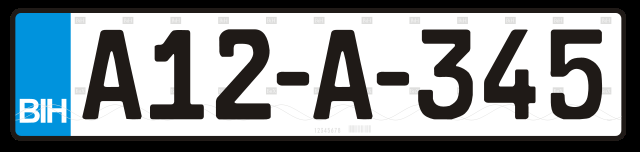
#> input picture plates/bih.png, 640 x 152 px
$ python recognize.py
#> lines starting #> are read from the running program, lines starting #| are printed output that depends on the picture; after the words box and inside, x2 and y2 are one past the last pixel; in counts of white or black regions, pixels touching at a corner belong together
import cv2
import imutils
import numpy as np
import datetime

start = datetime.datetime.now()

# ============================================================================

def reduce_colors(img, n):
    Z = img.reshape((-1,3))

    # convert to np.float32
    Z = np.float32(Z)

    # define criteria, number of clusters(K) and apply kmeans()
    criteria = (cv2.TERM_CRITERIA_EPS + cv2.TERM_CRITERIA_MAX_ITER, 10, 1.0)
    K = n
    ret,label,center=cv2.kmeans(Z,K,None,criteria,10,cv2.KMEANS_RANDOM_CENTERS)

    # Now convert back into uint8, and make original image
    center = np.uint8(center)
    res = center[label.flatten()]
    res2 = res.reshape((img.shape))
    print("reduce_colors")

    return res2

# ============================================================================

def clean_image(img):
    gray_img = cv2.cvtColor(img, cv2.COLOR_BGR2GRAY)

    resized_img = gray_img
    #resized_img = cv2.resize(gray_img,None, fx=2.0, fy=2.0, interpolation=cv2.INTER_LINEAR)
    #resized_img = cv2.resize(gray_img,(500,100), interpolation=cv2.INTER_LINEAR)

    resized_img = cv2.GaussianBlur(resized_img,(5,5),0)
    cv2.imwrite('temp/1-licence_plate_large.png', resized_img)

    clahe = cv2.createCLAHE(clipLimit=2.0, tileGridSize=(3,3))
    licence_plate_clahe = clahe.apply(resized_img)
    cv2.imwrite('temp/2-licence_plate_clahe.png', licence_plate_clahe)

    equalized_img = cv2.equalizeHist(licence_plate_clahe)
    cv2.imwrite('temp/3-licence_plate_equ.png', equalized_img)

    reduced = cv2.cvtColor(reduce_colors(cv2.cvtColor(equalized_img, cv2.COLOR_GRAY2BGR), 8), cv2.COLOR_BGR2GRAY)
    cv2.imwrite('temp/4-licence_plate_red.png', reduced)

    ret, mask = cv2.threshold(reduced, 64, 255, cv2.THRESH_BINARY)
    cv2.imwrite('temp/5-licence_plate_mask.png', mask)

    kernel = cv2.getStructuringElement(cv2.MORPH_RECT, (2, 2))
    mask = cv2.erode(mask, kernel, iterations = 1)
    mask = cv2.dilate(mask,kernel,iterations = 1)
    cv2.imwrite('temp/6-licence_plate_mask2.png', mask)
    print("clean_image")

    return mask

# ============================================================================

def extract_characters(img):
    bw_image = cv2.bitwise_not(img)
    #contours = cv2.findContours(bw_image, cv2.RETR_TREE, cv2.CHAIN_APPROX_NONE)[1]
    contours = cv2.findContours(bw_image.copy(),cv2.RETR_LIST, cv2.CHAIN_APPROX_SIMPLE)
    contours = imutils.grab_contours(contours)
    contours = sorted(contours, key = cv2.contourArea, reverse = True)

    char_mask = np.zeros_like(img)
    #cv2.imshow("bw_image",bw_image)

    bounding_boxes = []
    for contour in contours:
        x,y,w,h = cv2.boundingRect(contour)
        ar = float (w) / float(h)
        area = w * h
        center = (x + w/2, y + h/2)

        if h>50 and w<100:
        #if ar<1:
        #if (area > 5000) and (area < 50000):
            #x,y,w,h = x-1, y+1, w+2, h+2
            bounding_boxes.append((center, (x,y,w,h)))
            cv2.rectangle(char_mask,(x,y),(x+w,y+h),255,-1)


    cv2.imwrite('temp/7-licence_plate_mask3.png', char_mask)

    clean = cv2.bitwise_not(cv2.bitwise_and(char_mask, char_mask, mask = bw_image))

    bounding_boxes = sorted(bounding_boxes, key=lambda item: item[0][0])
    charNo=0
    characters = []
    whiteh=80
    whitew=50
    for center, bbox in bounding_boxes:
        x,y,w,h = bbox
        if h>80:
            h=80
        if w>50:
            w=50
        yoff = round((whiteh-h)/2)
        xoff = round((whitew-w)/2)
        char_image = clean[y:y+h,x:x+w]
        cv2.imshow("clean",clean)
        #cv2.imshow("char_image",char_image)
        white = np.zeros((whiteh,whitew), dtype=np.uint8)
        white = 255*np.ones_like(white)
        #cv2.imshow("white",white)
        #white = char_image[y:y+h,x:x+w]
        #white[0:h, 0:w] = char_image
        white[yoff:yoff+h, xoff:xoff+w] = char_image
        cv2.rectangle(white, pt1=(0,0), pt2=(whitew,whiteh), color=(255,255,255), thickness=5)
        #cv2.imshow("white",white)
        char_image = cv2.resize(char_image,(50,80),interpolation=cv2.INTER_LINEAR)
        #cv2.imshow("char_image"'+str(charNo)+',char_image)
        cv2.imwrite(("plate-contours/"+str(charNo)+".jpg"),white)
        characters.append((bbox, white))
        charNo += 1

    print("extract_characters")

    return clean, characters


def highlight_characters(img, chars):
    output_img = cv2.cvtColor(img, cv2.COLOR_GRAY2BGR)
    for bbox, char_img in chars:
        x,y,w,h = bbox
        #cv2.rectangle(output_img,(x,y),(x+w,y+h),255,1)

    print("highlight_characters")

    return output_img

# ============================================================================

print("start")
img = cv2.imread("plates/bih.png")
#> img is the input picture: shape (152, 640, 3); mean B, G, R 147.8, 144.1, 136.3
img = cv2.resize(img,(520,110), interpolation=cv2.INTER_LINEAR)
#> img: shape (110, 520, 3)
cv2.imshow("img",img)

img = clean_image(img)
#> in clean_image, `resized_img = cv2.GaussianBlur(resized_img,(5,5),0)`:
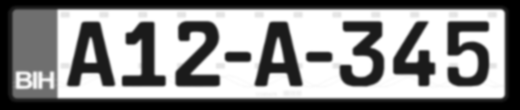
#> resized_img: shape (110, 520); min 0, max 255, mean 142.2
#> in clean_image, `equalized_img = cv2.equalizeHist(licence_plate_clahe)`:
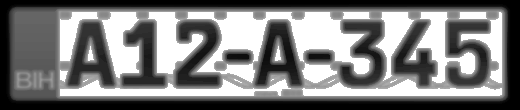
#> equalized_img: shape (110, 520); min 0, max 255, mean 125.1
#> in reduce_colors, `ret,label,center=cv2.kmeans(Z,K,None,criteria,10,cv2.KMEANS_RANDOM_CEN..`: ret = 11889191.6; center = [[117.2, 117.2, 117.2], [255, 255, 255], [154, 154, 154], [81.99, 81.99, 81.99], [5.36, 5.36, 5.36], [46.23, 46.23, 46.23], [255, 255, 255], [255, 255, 255]]
#> in reduce_colors, `center = np.uint8(center)`: center = [[117, 117, 117], [255, 255, 255], [154, 154, 154], [81, 81, 81], [5, 5, 5], [46, 46, 46], [255, 255, 255], [255, 255, 255]]
#> in clean_image, `ret, mask = cv2.threshold(reduced, 64, 255, cv2.THRESH_BINARY)`:
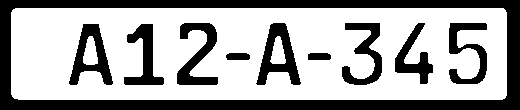
#> mask: shape (110, 520); 65.9% white; 10 black regions, largest, box (x1, y1, x2, y2) and area: (0, 0, 520, 110) 11605, (256, 23, 301, 85) 1247, (69, 24, 113, 85) 1185
#> in clean_image, `mask = cv2.erode(mask, kernel, iterations = 1)`: mask: shape (110, 520); 62.8% white; 10 black regions, largest, box (x1, y1, x2, y2) and area: (0, 0, 520, 110) 12192, (256, 23, 302, 86) 1411, (69, 24, 114, 86) 1348
#> in clean_image, `mask = cv2.dilate(mask,kernel,iterations = 1)`:
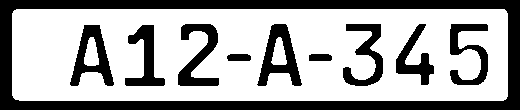
#> mask: shape (110, 520); 65.9% white; 10 black regions, largest, box (x1, y1, x2, y2) and area: (0, 0, 520, 110) 11605, (257, 24, 302, 86) 1247, (70, 25, 114, 86) 1185
clean_img, chars = extract_characters(img)
#> in extract_characters, `bw_image = cv2.bitwise_not(img)`: bw_image: shape (110, 520); 34.1% white; 10 white regions
#> in extract_characters, `contours = cv2.findContours(bw_image.copy(),cv2.RETR_LIST, cv2.CHAIN_A..`: contours = 13 contours; largest, box (x1, y1, x2, y2) and area: (0, 0, 520, 110) 56571, (11, 8, 509, 102) 46176, (257, 24, 302, 86) 1448, (70, 25, 114, 86) 1404, (178, 24, 219, 86) 1054
#> the loop in extract_characters, `for contour in contours:` made 13 passes
#> (x, y, w, h, ar, area, center) on passes 2 to 13: (11, 8, 498, 94, 5.3, 46812, (260, 55)), (257, 24, 45, 62, 0.726, 2790, (279.5, 55)), (70, 25, 44, 61, 0.721, 2684, (92, 55.5)), (178, 24, 41, 62, 0.661, 2542, (198.5, 55)), (125, 25, 40, 61, 0.656, 2440, (145, 55.5)), (343, 24, 40, 62, 0.645, 2480, (363, 55)), (450, 24, 38, 61, 0.623, 2318, (469, 54.5)), (396, 24, 38, 61, 0.623, 2318, (415, 54.5)), (83, 36, 17, 31, 0.548, 527, (91.5, 51.5)), (270, 36, 18, 30, 0.6, 540, (279, 51)), (227, 54, 24, 7, 3.43, 168, (239, 57.5)), (309, 54, 23, 7, 3.29, 161, (320.5, 57.5))
#> (contour, x, y, w, h, ar, area, center) on pass 1: ([[0, 0], [0, 109], [519, 109], [519, 0]], 0, 0, 520, 110, 4.73, 57200, (260, 55))
#> after the loop in extract_characters, `for contour in contours:`:
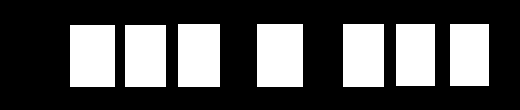
#> char_mask: shape (110, 520); 32% white; 7 white regions, largest, box (x1, y1, x2, y2) and area: (257, 24, 303, 87) 2898, (70, 25, 115, 87) 2790, (178, 24, 220, 87) 2646
#> after the loop in extract_characters, `for contour in contours:`: bounding_boxes = [((279.5, 55), (257, 24, 45, 62)), ((92, 55.5), (70, 25, 44, 61)), ((198.5, 55), (178, 24, 41, 62)), ((145, 55.5), (125, 25, 40, 61)), ((363, 55), (343, 24, 40, 62)), ((469, 54.5), (450, 24, 38, 61)), ((415, 54.5), (396, 24, 38, 61))]
#> in extract_characters, `clean = cv2.bitwise_not(cv2.bitwise_and(char_mask, char_mask, mask = b..`:
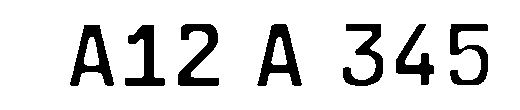
#> clean: shape (110, 520); 86.7% white; 7 black regions, largest, box (x1, y1, x2, y2) and area: (257, 24, 302, 86) 1247, (70, 25, 114, 86) 1185, (178, 24, 219, 86) 1180
#> in extract_characters, `bounding_boxes = sorted(bounding_boxes, key=lambda item: item[0][0])`: bounding_boxes = [((92, 55.5), (70, 25, 44, 61)), ((145, 55.5), (125, 25, 40, 61)), ((198.5, 55), (178, 24, 41, 62)), ((279.5, 55), (257, 24, 45, 62)), ((363, 55), (343, 24, 40, 62)), ((415, 54.5), (396, 24, 38, 61)), ((469, 54.5), (450, 24, 38, 61))]
#> the loop in extract_characters, `for center, bbox in bounding_boxes:` made 7 passes
#> (center, x, y, yoff, xoff) on passes 1 to 7: ((92, 55.5), 70, 25, 10, 3), ((145, 55.5), 125, 25, 10, 5), ((198.5, 55), 178, 24, 9, 4), ((279.5, 55), 257, 24, 9, 2), ((363, 55), 343, 24, 9, 5), ((415, 54.5), 396, 24, 10, 6), ((469, 54.5), 450, 24, 10, 6)
#> after the loop in extract_characters, `for center, bbox in bounding_boxes:`:
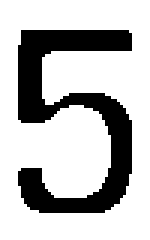
#> white: shape (80, 50) (shown 3 times larger); 74% white; 1 black region, box (x1, y1, x2, y2) and area: (6, 10, 44, 71) 1040
#> after the loop in extract_characters, `for center, bbox in bounding_boxes:`: charNo = 7; characters = 7 items
#> chars = 7 items

output_img = highlight_characters(clean_img, chars)
#> the loop in highlight_characters, `for bbox, char_img in chars:` made 7 passes
cv2.imwrite('temp/8-licence_plate_output_img.jpg', output_img)

#> (the run stopped early here; a loop or call above may not have finished)
